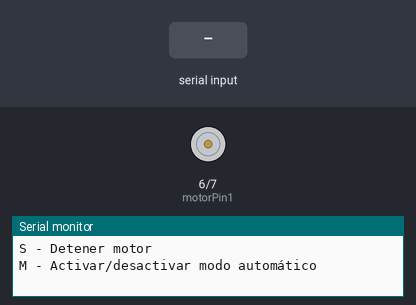
The sketch below on a simulated Arduino Uno, built with avr-gcc and run on an emulated ATmega328P. On the bench: motor-driver pin pairs drawn as motors (green arrow = first pin HIGH = forward, orange = second pin HIGH = backward, longer = more drive), the last lines printed to the serial monitor. The inputs (shaded band) are chosen by the test bench.

Above: at 1.2 s.
1.3 s: "s\n" received over Serial
2.8 s: "M\n" received over Serial
4.5 s: "m\n" received over Serial
At 5.86 s:
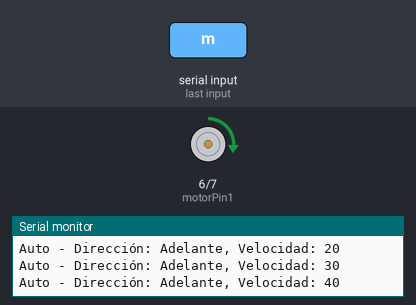
7.5 s: "90,45\n" received over Serial
At 7.5 s:
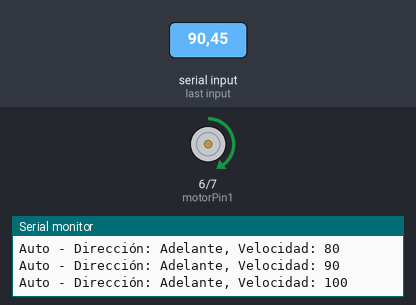
Timing chart, 0 to 10.0 s (numbered marks = the images above; inputs shaded):
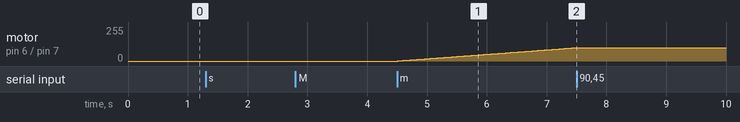

Measured:
- after the input at 7.5 s, motor on pin 6 (motorPin1) / pin 7 (motorPin2): stays forward 100/255 (without the input it goes to forward 101/255 after 0.01 s)

The sketch:

BridgeH_L298N.ino
```cpp
// Definición de pines para el L298N
const int motorPin1 = 6;  // Pin PWM para controlar velocidad en una dirección
const int motorPin2 = 7; // Pin PWM para controlar velocidad en dirección opuesta

// Variables para el control del motor
int velocidad = 0;        // Valor PWM (0-255)
bool direccion = true;    // true = adelante, false = atrás
bool modoAutomatico = false;

// Variables para el modo automático
unsigned long tiempoAnterior = 0;
const int INTERVALO = 30;  // Intervalo en ms para el cambio de velocidad
int paso = 1;              // Incremento/decremento de velocidad

void setup() {
  // Configuración de pines como salida
  pinMode(motorPin1, OUTPUT);
  pinMode(motorPin2, OUTPUT);

  // Inicializar motor detenido
  digitalWrite(motorPin1, LOW);
  digitalWrite(motorPin2, LOW);

  // Iniciar comunicación serial
  Serial.begin(115200);
  Serial.println("Control de Motor L298N");
  Serial.println("Comandos disponibles:");
  Serial.println("A+velocidad - Giro en sentido horario (0-255)");
  Serial.println("B+velocidad - Giro en sentido antihorario (0-255)");
  Serial.println("S - Detener motor");
  Serial.println("M - Activar/desactivar modo automático");
}

void loop() {
  // Leer comandos del serial
  if (Serial.available() > 0) {
    String comando = Serial.readStringUntil('\n'); // Leer hasta nueva línea
    procesarComando(comando);
  }

  // Control automático si está activo
  if (modoAutomatico) {
    modoVariacionAutomatica();
  }
}

void procesarComando(String comando) {
  comando.trim();  // Eliminar espacios en blanco

  if (comando.length() > 0) {
    char primerCaracter = comando.charAt(0);

    // Detener modo automático si se recibe cualquier comando
    if (primerCaracter != 'M' && modoAutomatico) {
      modoAutomatico = false;
      Serial.println("Modo automático desactivado");
    }

    switch (primerCaracter) {
      case 'A':
      case 'a':
        // Giro en sentido horario
        if (comando.indexOf('+') != -1) { // devuelve la posición del primer '+' encontrado
          velocidad = comando.substring(comando.indexOf('+') + 1).toInt(); // extraer velocidad
          velocidad = constrain(velocidad, 0, 255); // Limitar velocidad entre 0 y 255
          moverMotor(true, velocidad); // mover motor hacia adelante
          Serial.print("Motor girando hacia adelante con velocidad: ");
          Serial.println(velocidad);
        }
        break;

      case 'B':
      case 'b':
        // Giro en sentido antihorario
        if (comando.indexOf('+') != -1) {
          velocidad = comando.substring(comando.indexOf('+') + 1).toInt();
          velocidad = constrain(velocidad, 0, 255);
          moverMotor(false, velocidad);
          Serial.print("Motor girando hacia atrás con velocidad: ");
          Serial.println(velocidad);
        }
        break;

      case 'S':
      case 's':
        // Detener motor
        detenerMotor();
        Serial.println("Motor detenido");
        break;

      case 'M':
      case 'm':
        // Activar/desactivar modo automático
        modoAutomatico = !modoAutomatico;
        if (modoAutomatico) {
          Serial.println("Modo automático activado");
          velocidad = 0;  // Iniciar desde velocidad 0
          paso = 1;       // Iniciar incrementando
        } else {
          Serial.println("Modo automático desactivado");
          detenerMotor();
        }
        break;

      default:
        Serial.println("Comando no reconocido");
        break;
    }
  }
}

void moverMotor(bool direc, int vel) {
  if (direc) {
    // Dirección 1 (adelante)
    analogWrite(motorPin1, vel);
    analogWrite(motorPin2, 0);
  } else {
    // Dirección 2 (atrás)
    analogWrite(motorPin1, 0);
    analogWrite(motorPin2, vel);
  }

  direccion = direc;
  velocidad = vel;
}

void detenerMotor() {
  analogWrite(motorPin1, 0);
  analogWrite(motorPin2, 0);
  velocidad = 0;
}

void modoVariacionAutomatica() {
  unsigned long tiempoActual = millis(); // Obtener tiempo actual

  // Cambiar velocidad cada INTERVALO milisegundos
  if (tiempoActual - tiempoAnterior >= INTERVALO) {
    tiempoAnterior = tiempoActual; // Actualizar tiempo anterior

    // Cambiar dirección de incremento/decremento en los límites
    if (velocidad >= 255) {
      paso = -1;  // Comenzar a decrementar
    } else if (velocidad <= 0) {
      paso = 1;   // Comenzar a incrementar
      // Cambiar dirección de giro cuando llega a 0
      direccion = !direccion;
    }

    // Actualizar velocidad
    velocidad += paso;
    velocidad = constrain(velocidad, 0, 255);

    // Aplicar al motor
    moverMotor(direccion, velocidad);

    // Mostrar información cada 10 pasos para no saturar el puerto serial
    if (velocidad % 10 == 0) {
      Serial.print("Auto - Dirección: ");
      Serial.print(direccion ? "Adelante" : "Atrás");
      Serial.print(", Velocidad: ");
      Serial.println(velocidad);
    }
  }
}
```
